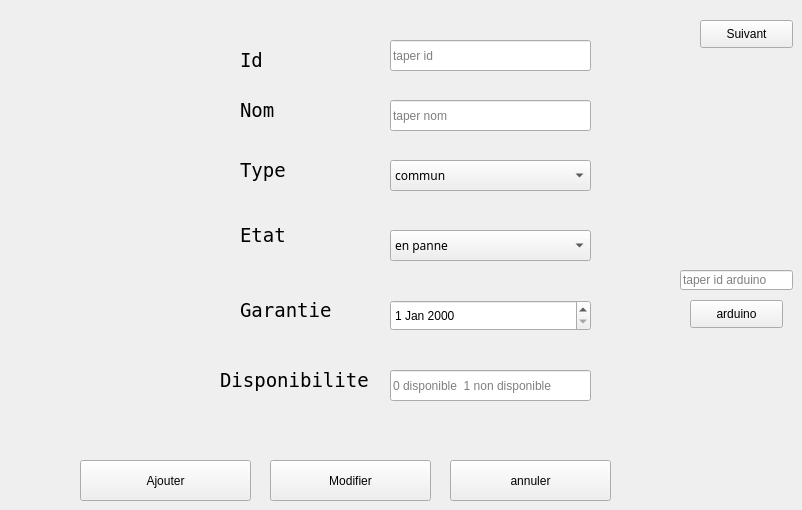
    <widget class="QWidget" name="page_7">
     <widget class="QPushButton" name="modifier">
      <property name="geometry">
       <rect>
        <x>270</x>
        <y>460</y>
        <width>161</width>
        <height>41</height>
       </rect>
      </property>
      <property name="styleSheet">
       <string notr="true">QPushButton {

background-color: #0078D4; /* Button background color similar to Windows */

color: #FFFFFF; /* Button text color */

border: 1px solid #0078D4; /* Button border color */

border-radius: 4px; /* Button border radius */

padding: 6px 12px; /* Button padding */

}



QPushButton:hover {

background-color: #00559B; /* Hovered button background color */

border: 1px solid #00559B; /* Hovered button border color */

}



QPushButton:pressed {

background-color: #003C75; /* Pressed butt}</string>
      </property>
      <property name="text">
       <string>Modifier</string>
      </property>
     </widget>
     <widget class="QPushButton" name="ajouter">
      <property name="geometry">
       <rect>
        <x>80</x>
        <y>460</y>
        <width>171</width>
        <height>41</height>
       </rect>
      </property>
      <property name="styleSheet">
       <string notr="true">QPushButton {

background-color: #0078D4; /* Button background color similar to Windows */

color: #FFFFFF; /* Button text color */

border: 1px solid #0078D4; /* Button border color */

border-radius: 4px; /* Button border radius */

padding: 6px 12px; /* Button padding */

}



QPushButton:hover {

background-color: #00559B; /* Hovered button background color */

border: 1px solid #00559B; /* Hovered button border color */

}



QPushButton:pressed {

background-color: #003C75; /* Pressed butt}</string>
      </property>
      <property name="text">
       <string>Ajouter</string>
      </property>
     </widget>
     <widget class="QComboBox" name="le_type">
      <property name="geometry">
       <rect>
        <x>390</x>
        <y>160</y>
        <width>201</width>
        <height>31</height>
       </rect>
      </property>
      <property name="font">
       <font>
        <family>Segoe UI Semilight</family>
        <pointsize>9</pointsize>
       </font>
      </property>
      <item>
       <property name="text">
        <string>commun</string>
       </property>
      </item>
      <item>
       <property name="text">
        <string>personnalise</string>
       </property>
      </item>
     </widget>
     <widget class="QLineEdit" name="le_id">
      <property name="geometry">
       <rect>
        <x>390</x>
        <y>40</y>
        <width>201</width>
        <height>31</height>
       </rect>
      </property>
      <property name="placeholderText">
       <string>taper id</string>
      </property>
     </widget>
     <widget class="QLabel" name="label_43">
      <property name="geometry">
       <rect>
        <x>240</x>
        <y>140</y>
        <width>61</width>
        <height>61</height>
       </rect>
      </property>
      <property name="font">
       <font>
        <family>NSimSun</family>
        <pointsize>14</pointsize>
       </font>
      </property>
      <property name="cursor">
       <cursorShape>ArrowCursor</cursorShape>
      </property>
      <property name="mouseTracking">
       <bool>false</bool>
      </property>
      <property name="text">
       <string>Type</string>
      </property>
     </widget>
     <widget class="QLabel" name="label_44">
      <property name="geometry">
       <rect>
        <x>240</x>
        <y>30</y>
        <width>51</width>
        <height>61</height>
       </rect>
      </property>
      <property name="font">
       <font>
        <family>NSimSun</family>
        <pointsize>14</pointsize>
       </font>
      </property>
      <property name="cursor">
       <cursorShape>ArrowCursor</cursorShape>
      </property>
      <property name="mouseTracking">
       <bool>false</bool>
      </property>
      <property name="text">
       <string>Id</string>
      </property>
     </widget>
     <widget class="QLabel" name="label_45">
      <property name="geometry">
       <rect>
        <x>240</x>
        <y>80</y>
        <width>51</width>
        <height>61</height>
       </rect>
      </property>
      <property name="font">
       <font>
        <family>NSimSun</family>
        <pointsize>14</pointsize>
       </font>
      </property>
      <property name="cursor">
       <cursorShape>ArrowCursor</cursorShape>
      </property>
      <property name="mouseTracking">
       <bool>false</bool>
      </property>
      <property name="text">
       <string>Nom</string>
      </property>
     </widget>
     <widget class="QLabel" name="label_46">
      <property name="geometry">
       <rect>
        <x>240</x>
        <y>210</y>
        <width>61</width>
        <height>51</height>
       </rect>
      </property>
      <property name="font">
       <font>
        <family>NSimSun</family>
        <pointsize>14</pointsize>
       </font>
      </property>
      <property name="cursor">
       <cursorShape>ArrowCursor</cursorShape>
      </property>
      <property name="mouseTracking">
       <bool>false</bool>
      </property>
      <property name="text">
       <string>Etat</string>
      </property>
     </widget>
     <widget class="QLabel" name="label_47">
      <property name="geometry">
       <rect>
        <x>240</x>
        <y>280</y>
        <width>101</width>
        <height>61</height>
       </rect>
      </property>
      <property name="font">
       <font>
        <family>NSimSun</family>
        <pointsize>14</pointsize>
       </font>
      </property>
      <property name="cursor">
       <cursorShape>ArrowCursor</cursorShape>
      </property>
      <property name="mouseTracking">
       <bool>false</bool>
      </property>
      <property name="text">
       <string>Garantie</string>
      </property>
     </widget>
     <widget class="QLineEdit" name="le_id_2">
      <property name="geometry">
       <rect>
        <x>390</x>
        <y>370</y>
        <width>201</width>
        <height>31</height>
       </rect>
      </property>
      <property name="placeholderText">
       <string>0 disponible  1 non disponible</string>
      </property>
     </widget>
     <widget class="QLabel" name="label_48">
      <property name="geometry">
       <rect>
        <x>220</x>
        <y>350</y>
        <width>191</width>
        <height>61</height>
       </rect>
      </property>
      <property name="font">
       <font>
        <family>NSimSun</family>
        <pointsize>14</pointsize>
       </font>
      </property>
      <property name="cursor">
       <cursorShape>ArrowCursor</cursorShape>
      </property>
      <property name="mouseTracking">
       <bool>false</bool>
      </property>
      <property name="text">
       <string>Disponibilite</string>
      </property>
     </widget>
     <widget class="QPushButton" name="suivant">
      <property name="geometry">
       <rect>
        <x>700</x>
        <y>20</y>
        <width>93</width>
        <height>28</height>
       </rect>
      </property>
      <property name="styleSheet">
       <string notr="true">QPushButton {

background-color: #0078D4; /* Button background color similar to Windows */

color: #FFFFFF; /* Button text color */

border: 1px solid #0078D4; /* Button border color */

border-radius: 4px; /* Button border radius */

padding: 6px 12px; /* Button padding */

}



QPushButton:hover {

background-color: #00559B; /* Hovered button background color */

border: 1px solid #00559B; /* Hovered button border color */

}



QPushButton:pressed {

background-color: #003C75; /* Pressed butt}</string>
      </property>
      <property name="text">
       <string>Suivant</string>
      </property>
     </widget>
     <widget class="QPushButton" name="pushButton_19">
      <property name="geometry">
       <rect>
        <x>690</x>
        <y>300</y>
        <width>93</width>
        <height>28</height>
       </rect>
      </property>
      <property name="styleSheet">
       <string notr="true">QPushButton {

background-color: #0078D4; /* Button background color similar to Windows */

color: #FFFFFF; /* Button text color */

border: 1px solid #0078D4; /* Button border color */

border-radius: 4px; /* Button border radius */

padding: 6px 12px; /* Button padding */

}



QPushButton:hover {

background-color: #00559B; /* Hovered button background color */

border: 1px solid #00559B; /* Hovered button border color */

}



QPushButton:pressed {

background-color: #003C75; /* Pressed butt}</string>
      </property>
      <property name="text">
       <string>arduino</string>
      </property>
     </widget>
     <widget class="QLineEdit" name="lineEdit_2">
      <property name="geometry">
       <rect>
        <x>680</x>
        <y>270</y>
        <width>113</width>
        <height>20</height>
       </rect>
      </property>
      <property name="placeholderText">
       <string>taper id arduino</string>
      </property>
     </widget>
     <widget class="QLineEdit" name="le_nom">
      <property name="geometry">
       <rect>
        <x>390</x>
        <y>100</y>
        <width>201</width>
        <height>31</height>
       </rect>
      </property>
      <property name="placeholderText">
       <string>taper nom</string>
      </property>
     </widget>
     <widget class="QComboBox" name="le_etat_mod_3">
      <property name="geometry">
       <rect>
        <x>390</x>
        <y>230</y>
        <width>201</width>
        <height>31</height>
       </rect>
      </property>
      <property name="font">
       <font>
        <family>Segoe UI Semilight</family>
        <pointsize>9</pointsize>
       </font>
      </property>
      <item>
       <property name="text">
        <string>en panne</string>
       </property>
      </item>
      <item>
       <property name="text">
        <string>en bon etat</string>
       </property>
      </item>
      <item>
       <property name="text">
        <string>a detruire</string>
       </property>
      </item>
     </widget>
     <widget class="QPushButton" name="modifier_2">
      <property name="geometry">
       <rect>
        <x>450</x>
        <y>460</y>
        <width>161</width>
        <height>41</height>
       </rect>
      </property>
      <property name="styleSheet">
       <string notr="true">QPushButton {

background-color: #0078D4; /* Button background color similar to Windows */

color: #FFFFFF; /* Button text color */

border: 1px solid #0078D4; /* Button border color */

border-radius: 4px; /* Button border radius */

padding: 6px 12px; /* Button padding */

}



QPushButton:hover {

background-color: #00559B; /* Hovered button background color */

border: 1px solid #00559B; /* Hovered button border color */

}



QPushButton:pressed {

background-color: #003C75; /* Pressed butt}</string>
      </property>
      <property name="text">
       <string>annuler</string>
      </property>
     </widget>
     <widget class="QDateEdit" name="dateEdit_2">
      <property name="geometry">
       <rect>
        <x>390</x>
        <y>300</y>
        <width>201</width>
        <height>31</height>
       </rect>
      </property>
      <property name="styleSheet">
       <string notr="true">font: 8pt &quot;MS Shell Dlg 2&quot;;</string>
      </property>
     </widget>
    </widget>
